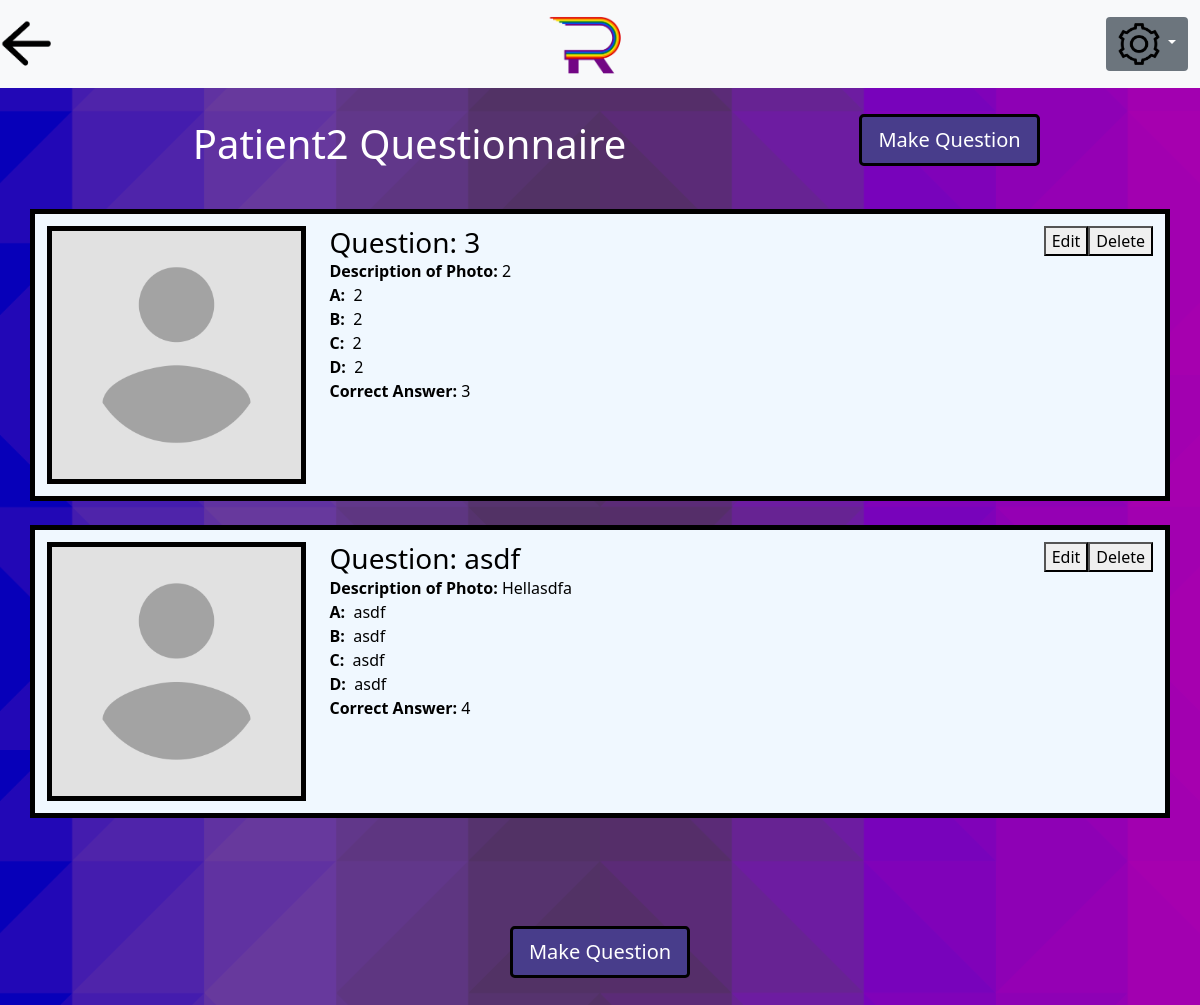
/remember/editQuestionnaire/ (signed in), run on an earlier commit of the app's database.
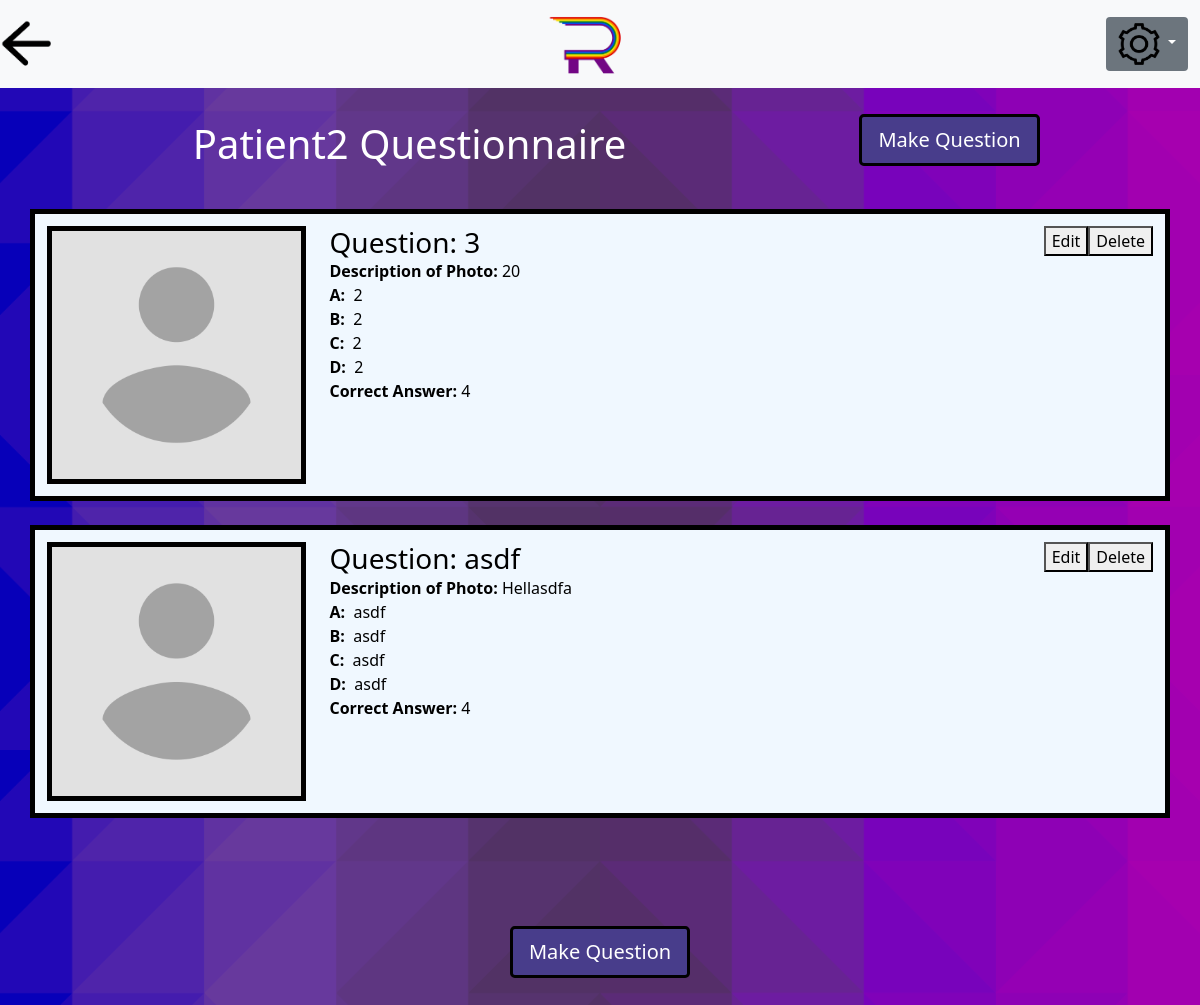
And on a later commit of the database.
### Remember/models.py (models this page shows, shortened)
class Question(models.Model):
    question_text = models.CharField(max_length=200, default="")
    description = models.CharField(max_length=200, default="")
    picture = models.FileField(upload_to='uploads/images/question_pics/', max_length=200, default="") #https://docs.djangoproject.com/en/1.10/ref/models/fields/#django.db.models.FileField
    A = models.CharField(max_length=200, default="")
    B = models.CharField(max_length=200, default="")
    C = models.CharField(max_length=200, default="")
    D = models.CharField(max_length=200, default="")
    answer = models.IntegerField(default=0)
    lastSubAnswer = models.IntegerField(default=0)
    timeEnded = models.DateTimeField()
    quiz = models.ForeignKey(Quiz, on_delete=models.CASCADE)

### Remember/views.py (the view)
# urls.py: path('editQuestionnaire/', views.editQuestionnaire, name='editQuestionnaire'),
def editQuestionnaire(request):
    print("This is the edit questionaire page")
    print(request.POST.dict())
    relation = PatientClearanceAbstraction.objects.get(pk = request.session['relationshipID'])
    print(relation.patient.firstName)
    myQuiz = Quiz.objects.filter(patient = relation.patient)
    myQuestions = Question.objects.filter(quiz = myQuiz[0])
    return render(request, 'Remember/editQuestionnaire.html', {'userRelation' : relation, 'questions' : myQuestions})

### Remember/templates/Remember/editQuestionnaire.html (shortened to what the changed rows need)
{% load static %}
<link rel="stylesheet" type="text/css" href="{% static 'remember/style.css' %}">
<!doctype html>
<html lang="en">
    <head>
        <link href="https://cdn.jsdelivr.net/npm/bootstrap@5.0.2/dist/css/bootstrap.min.css" rel="stylesheet"
>
    </head>
    <body>
        <div class="d-flex justify-content-around" style="padding: 0vw 5vw 0vw 5vw">
            <h1>
                {{userRelation.patient.firstName}} Questionnaire
            </h1>
        </div>
        {% for question in questions %}
            <div class="container">
                <div class="row flex-nowrap">
                    <div class="col-3 justify-content-center align-self-center">
                        <img src="/../../static/remember/images/codeHere.png" class="photoImg">
                        <br>
                    </div>
                    <div class="col-7">
                        <div class="d-flex justify-content-start">
                            <h3 class="boxContent">
                                Question: {{question.question_text}}
                            </h3>
                        </div>
                        <div class="d-flex justify-content-start">
                            <p class="boxContent">
                                <strong>Description of Photo: </strong>
                                {{question.description}}
                            </p>
                        </div>
                        <div class="d-flex justify-content-start">
                            <p class="boxContent">
                                <strong>A:</strong> &nbsp;
                            </p>
                            <p class="boxContent">
                                {{question.A}}
                            </p>
                        </div>
                        <div class="d-flex justify-content-start">
                            <p class="boxContent">
                                <strong>B:</strong> &nbsp;
                            </p>
                            <p class="boxContent">
                                {{question.B}}
                            </p>
                        </div>
                        <div class="d-flex justify-content-start">
                            <p class="boxContent">
                                <strong>C:</strong> &nbsp;
                            </p>
                            <p class="boxContent">
                                {{question.C}}
                            </p>
                        </div>
                        <div class="d-flex justify-content-start">
                            <p class="boxContent">
                                <strong>D:</strong> &nbsp;
                            </p>
                            <p class="boxContent">
                                {{question.D}}
                            </p>
                        </div>
                        <div class="d-flex justify-content-start">
                            <p class="boxContent">
                                <strong>Correct Answer:</strong>
                                {{question.answer}}
                            </p>
                        </div>
                    </div>
                    <div class="col">
                        <div class="d-flex justify-content-end">
                            <form action="{% url 'Remember:editQuestion' %}" method="post">
                                <div>
                                <button type="submit" value="editQuestion" class="button">
                                    Edit
                                </button>
                                </div>
                            </form>
                            <form action="{% url 'Remember:removeQuestion' %}" method="post">
                                <div>
                                <button type="submit" value="removeQuestion" class="button">
                                    Delete
                                </button>
                                </div>
                            </form>
                        </div>
                    </div>
                </div>
            </div>
        {% endfor %}
    </body>
</html>

What changed in the data, as far as the page shows it:
changed Question (number 1 of 2 on the later page): description "2" → "20"; answer "3" → "4"
